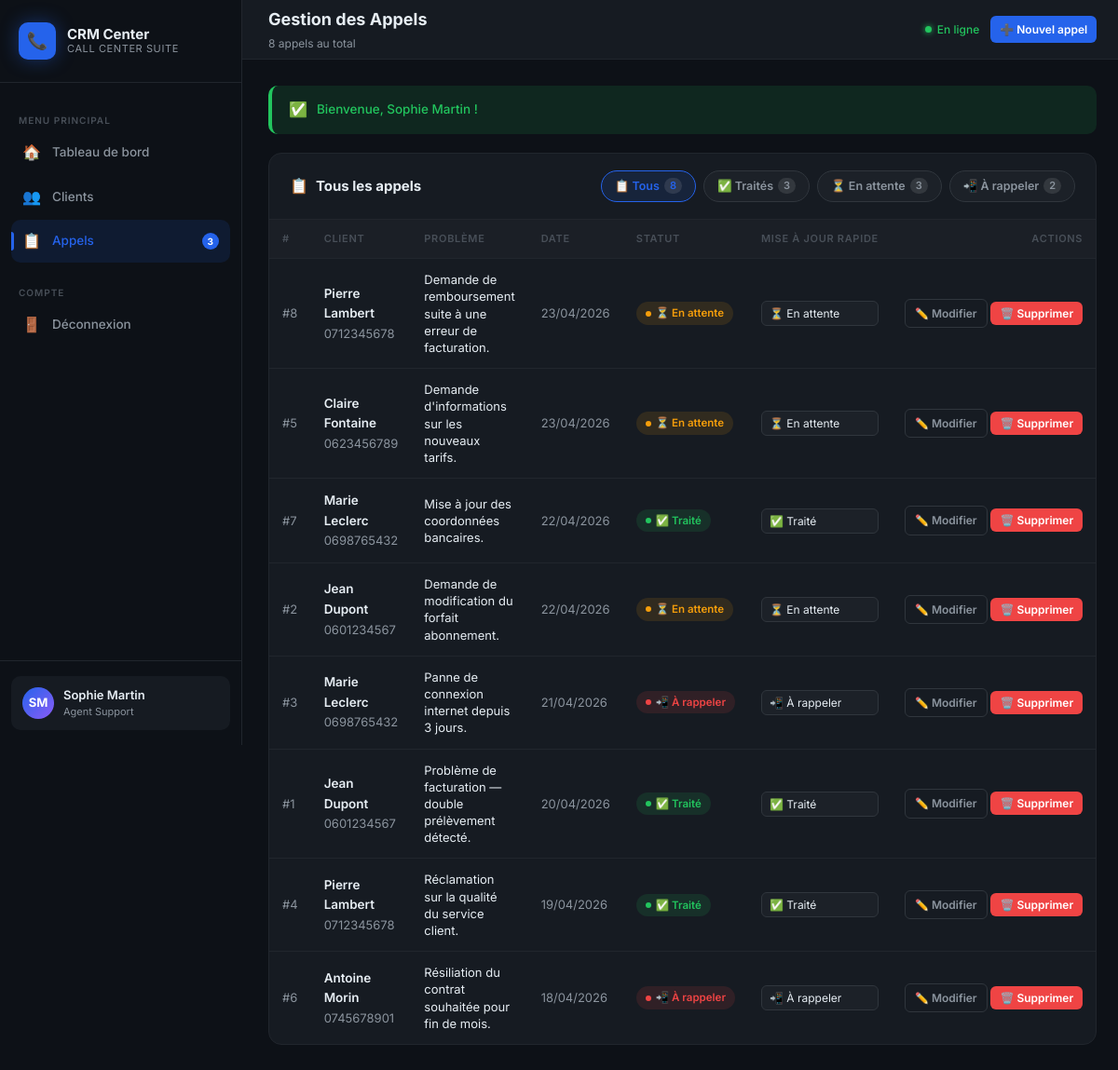
The app's page /calls.php (signed in) with its own data.
### tables this page shows
CREATE TABLE calls (
    id          INT UNSIGNED    AUTO_INCREMENT PRIMARY KEY,
    client_id   INT UNSIGNED    NOT NULL,
    problem     TEXT            NOT NULL,
    call_date   DATE            NOT NULL,
    status      ENUM('Traité','En attente','À rappeler') NOT NULL DEFAULT 'En attente',
    created_at  DATETIME        NOT NULL DEFAULT CURRENT_TIMESTAMP,
    updated_at  DATETIME        NOT NULL DEFAULT CURRENT_TIMESTAMP ON UPDATE CURRENT_TIMESTAMP,
    CONSTRAINT fk_calls_client
        FOREIGN KEY (client_id) REFERENCES clients(id)
        ON DELETE CASCADE
        ON UPDATE CASCADE
);

CREATE TABLE clients (
    id         INT UNSIGNED    AUTO_INCREMENT PRIMARY KEY,
    name       VARCHAR(100)    NOT NULL,
    phone      VARCHAR(30)     NOT NULL,
    email      VARCHAR(150)    DEFAULT NULL,
    notes      TEXT            DEFAULT NULL,
    created_at DATETIME        NOT NULL DEFAULT CURRENT_TIMESTAMP,
    updated_at DATETIME        NOT NULL DEFAULT CURRENT_TIMESTAMP ON UPDATE CURRENT_TIMESTAMP
);

### config.php (called while the page is built, shortened)
<?php
function get_flash(): ?array
{
    if (!empty($_SESSION['flash'])) {
        $flash = $_SESSION['flash'];
        return $flash;
    }
    return null;
}

### calls.php (the view, shortened to what this page needs)
<?php
require_once 'config.php';
$action     = trim($_GET['action'] ?? '');
$statuses = ['Traité', 'En attente', 'À rappeler'];
$filterStatus   = trim($_GET['status']    ?? '');
$filterClientId = (int) ($_GET['client_id'] ?? 0);
$conditions = ['1=1'];
$params     = [];
$whereClause = implode(' AND ', $conditions);
$stmt = $pdo->prepare("
    SELECT c.*, cl.name AS client_name, cl.phone AS client_phone
    FROM calls c
    JOIN clients cl ON cl.id = c.client_id
    WHERE {$whereClause}
    ORDER BY c.call_date DESC, c.id DESC
");
$stmt->execute($params);
$calls = $stmt->fetchAll();
$statusCounts = [];
$scStmt = $pdo->query("SELECT status, COUNT(*) AS cnt FROM calls GROUP BY status");
foreach ($scStmt->fetchAll() as $row) {
    $statusCounts[$row['status']] = (int) $row['cnt'];
}
$totalCallsCount = array_sum($statusCounts);
$flash = get_flash();
function callStatusBadge(string $status): string {
    return match($status) {
        'Traité'     => 'badge-success',
        'En attente' => 'badge-warning',
        'À rappeler' => 'badge-danger',
        default      => 'badge-info',
    };
}
function callStatusEmoji(string $status): string {
    return match($status) {
        'Traité'     => '✅',
        'En attente' => '⏳',
        'À rappeler' => '📲',
        default      => '❓',
    };
}
?>
<!DOCTYPE html>
<html lang="fr">
<head>
    <link rel="stylesheet" href="css/style.css">
</head>
<body>
<div class="app-wrapper">
    <?php include 'includes/sidebar.php'; ?>
    <div class="main-content">
        <header class="top-header">
            <div>
                <div class="header-title">Gestion des Appels</div>
                <div class="header-meta">
                    <?= count($calls) ?> appel<?= count($calls) !== 1 ? 's' : '' ?>
                    <?php if ($filterStatus !== ''): ?>
                        — filtrés : <strong><?= htmlspecialchars($filterStatus) ?></strong>
                    <?php elseif ($filterClientId > 0): ?>
                        — filtrés par client
                    <?php else: ?>
                        au total
                    <?php endif; ?>
                </div>
            </div>
            <div class="header-actions">
                <span class="status-badge-online">En ligne</span>
                <?php if ($action !== 'add'): ?>
                    <a href="calls.php?action=add" class="btn btn-primary btn-sm" id="btn-add-call">
                        ➕ Nouvel appel
                    </a>
                <?php else: ?>
                    <a href="calls.php" class="btn btn-ghost btn-sm">✖ Annuler</a>
                <?php endif; ?>
            </div>
        </header>
        <div class="page-body">
            <?php if ($flash): ?>
                <div class="flash flash-<?= htmlspecialchars($flash['type']) ?>">
                    <span class="flash-icon"><?= $flash['type'] === 'success' ? '✅' : '❌' ?></span>
                    <?= htmlspecialchars($flash['message']) ?>
                </div>
            <?php endif; ?>
            <div class="panel">
                <div class="panel-header" style="flex-wrap:wrap;gap:12px;">
                    <div class="panel-title">
                        <span class="panel-icon">📋</span>
                        Tous les appels
                    </div>
                    <div class="filter-pills" id="filter-pills">
                        <a href="calls.php"
                           class="filter-pill <?= ($filterStatus === '' && $filterClientId === 0) ? 'active' : '' ?>"
                           id="pill-all">
                            📋 Tous
                            <span class="pill-count"><?= $totalCallsCount ?></span>
                        </a>
                        <a href="calls.php?status=Traité"
                           class="filter-pill <?= $filterStatus === 'Traité' ? 'active-success' : '' ?>"
                           id="pill-traite">
                            ✅ Traités
                            <span class="pill-count"><?= $statusCounts['Traité'] ?? 0 ?></span>
                        </a>
                        <a href="calls.php?status=En+attente"
                           class="filter-pill <?= $filterStatus === 'En attente' ? 'active-warning' : '' ?>"
                           id="pill-attente">
                            ⏳ En attente
                            <span class="pill-count"><?= $statusCounts['En attente'] ?? 0 ?></span>
                        </a>
                        <a href="calls.php?status=%C3%80+rappeler"
                           class="filter-pill <?= $filterStatus === 'À rappeler' ? 'active-danger' : '' ?>"
                           id="pill-rappeler">
                            📲 À rappeler
                            <span class="pill-count"><?= $statusCounts['À rappeler'] ?? 0 ?></span>
                        </a>
                    </div>
                </div>
                <div class="table-wrapper">
                    <?php if (empty($calls)): ?>
                        <div class="empty-state">
                            <div class="empty-icon">📋</div>
                            <h3>Aucun appel trouvé</h3>
                            <?php if ($filterStatus !== ''): ?>
                                <p>Aucun appel avec le statut « <?= htmlspecialchars($filterStatus) ?> ».</p>
                            <?php else: ?>
                                <p>Cliquez sur <strong>Nouvel appel</strong> pour enregistrer le premier appel.</p>
                            <?php endif; ?>
                        </div>
                    <?php else: ?>
                    <table id="calls-table">
                        <thead>
                            <tr>
                                <th>#</th>
                                <th>Client</th>
                                <th>Problème</th>
                                <th>Date</th>
                                <th>Statut</th>
                                <th>Mise à jour rapide</th>
                                <th style="text-align:right;">Actions</th>
                            </tr>
                        </thead>
                        <tbody>
                            <?php foreach ($calls as $call): ?>
                            <tr id="row-call-<?= $call['id'] ?>">
                                <td class="td-muted">#<?= $call['id'] ?></td>
                                <td>
                                    <div style="font-weight:600;"><?= htmlspecialchars($call['client_name']) ?></div>
                                    <div class="td-muted" style="font-size:12px;"><?= htmlspecialchars($call['client_phone']) ?></div>
                                </td>
                                <td class="problem-cell">
                                    <?= htmlspecialchars(mb_strimwidth($call['problem'], 0, 80, '…')) ?>
                                </td>
                                <td class="td-muted" style="white-space:nowrap;">
                                    <?= date('d/m/Y', strtotime($call['call_date'])) ?>
                                </td>
                                <td>
                                    <span class="badge <?= callStatusBadge($call['status']) ?>">
                                        <?= callStatusEmoji($call['status']) ?>
                                        <?= htmlspecialchars($call['status']) ?>
                                    </span>
                                </td>
                                <td>
                                    <form
                                        method="POST"
                                        action="calls.php?action=update_status&id=<?= $call['id'] ?><?= $filterStatus !== '' ? '&status=' . urlencode($filterStatus) : '' ?>"
                                        class="status-form"
                                        id="form-status-<?= $call['id'] ?>"
                                    >
                                        <select
                                            name="status"
                                            class="status-select-inline"
                                            id="select-status-<?= $call['id'] ?>"
                                            onchange="this.closest('form').submit()"
                                            title="Changer le statut"
                                        >
                                            <?php foreach ($statuses as $s): ?>
                                                <option
                                                    value="<?= htmlspecialchars($s) ?>"
                                                    <?= $call['status'] === $s ? 'selected' : '' ?>
                                                >
                                                    <?= callStatusEmoji($s) ?> <?= htmlspecialchars($s) ?>
                                                </option>
                                            <?php endforeach; ?>
                                        </select>
                                    </form>
                                </td>
                                <td class="action-col" style="text-align:right;">
                                    <a href="calls.php?action=edit&id=<?= $call['id'] ?>"
                                       class="btn btn-ghost btn-sm"
                                       id="btn-edit-call-<?= $call['id'] ?>"
                                       title="Modifier cet appel">
                                        ✏️ Modifier
                                    </a>
                                    <button
                                        class="btn btn-danger btn-sm"
                                        id="btn-delete-call-<?= $call['id'] ?>"
                                        title="Supprimer cet appel"
                                        onclick="confirmDeleteCall(
                                            <?= $call['id'] ?>,
                                            '<?= addslashes(htmlspecialchars($call['client_name'])) ?>'
                                        )">
                                        🗑️ Supprimer
                                    </button>
                                </td>
                            </tr>
                            <?php endforeach; ?>
                        </tbody>
                    </table>
                    <?php endif; ?>
                </div>
            </div>
        </div>
    </div>
</div>
</body>
</html>

### calls.php (style rules this page uses)
.filter-pills { display: flex; gap: 8px; flex-wrap: wrap; align-items: center; }
.filter-pill { display: inline-flex; align-items: center; gap: 5px; padding: 6px 14px; border-radius: 20px; font-size: 12.5px; font-weight: 600; border: 1px solid var(--border-light); background: var(--bg-input); color: var(--text-secondary); cursor: pointer; transition: var(--transition); text-decoration: none; }
.filter-pill.active { background: var(--accent-light); border-color: var(--accent); color: var(--accent); }
.pill-count { background: rgba(255,255,255,.1); border-radius: 10px; padding: 0 6px; font-size: 11px; }
.status-form { display: flex; align-items: center; gap: 6px; }
.status-select-inline { background: var(--bg-input); border: 1px solid var(--border-light); border-radius: var(--radius-sm); color: var(--text-primary); font-family: inherit; font-size: 12px; padding: 4px 8px; outline: none; cursor: pointer; transition: var(--transition); }
.problem-cell { max-width: 300px; white-space: normal; font-size: 13px; line-height: 1.4; }
.action-col { white-space: nowrap; }

### records on screen
calls: id "3", client "2", client.name "Marie Leclerc", client.phone "0698765432", problem "Panne de connexion internet depuis 3 jours.", call_date "21/04/2026", status "📲", status "À rappeler", status "📲 À rappeler"
calls: id "8", client.name "Pierre Lambert", client.phone "0712345678", problem "Demande de remboursement suite à une erreur de facturation.", call_date "23/04/2026", status "⏳", status "En attente", status "⏳ En attente"
calls: id "5", client.name "Claire Fontaine", client.phone "0623456789", problem "Demande d'informations sur les nouveaux tarifs.", call_date "23/04/2026", status "⏳", status "En attente", status "⏳ En attente"
calls: id "7", client.name "Marie Leclerc", client.phone "0698765432", problem "Mise à jour des coordonnées bancaires.", call_date "22/04/2026", status "✅", status "Traité", status "✅ Traité"
calls: id "2", client.name "Jean Dupont", client.phone "0601234567", problem "Demande de modification du forfait abonnement.", call_date "22/04/2026", status "⏳", status "En attente", status "⏳ En attente"
calls: id "1", client.name "Jean Dupont", client.phone "0601234567", problem "Problème de facturation — double prélèvement détecté.", call_date "20/04/2026", status "✅", status "Traité", status "✅ Traité"
calls: id "4", client.name "Pierre Lambert", client.phone "0712345678", problem "Réclamation sur la qualité du service client.", call_date "19/04/2026", status "✅", status "Traité", status "✅ Traité"
calls: id "6", client.name "Antoine Morin", client.phone "0745678901", problem "Résiliation du contrat souhaitée pour fin de mois.", call_date "18/04/2026", status "📲", status "À rappeler", status "📲 À rappeler"

### other values on screen
$pendingCount "3"
$initials "SM"
$agentName "Sophie Martin"
count($calls) "8"
$flash['message'] "Bienvenue, Sophie Martin !"
$totalCallsCount "8"
